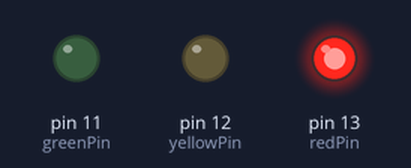
Recording of a sketch running on a simulated Arduino Uno, built with avr-gcc and run on an emulated ATmega328P. Parts: output pins drawn as LEDs (lit = HIGH).

Above: at 2.5 s.
At 7.0 s:
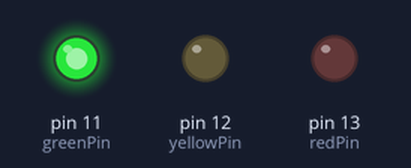
At 9.5 s:
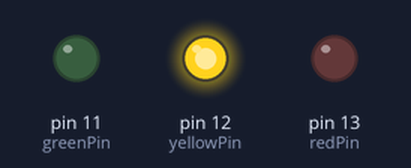
Timing chart, 0 to 13.0 s (numbered marks = the images above):
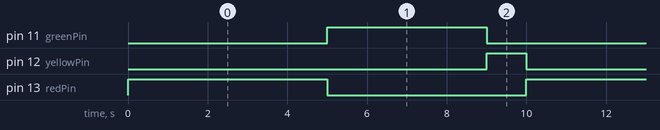

Measured:
- by itself, pin 11 (greenPin): alternates HIGH for 4.0 s and LOW for 6.0 s
- by itself, pin 12 (yellowPin): alternates HIGH for 1.0 s and LOW for 9.0 s
- by itself, pin 13 (redPin): alternates HIGH for 5.0 s and LOW for 5.0 s

The sketch:

traffic-light-controller.ino
```cpp
// Définition des broches de l'Arduino
const int redPin = 13;
const int yellowPin = 12;
const int greenPin = 11;

// Contrôle l'état des trois LEDs pendant une durée donnée
void showColor(int red,int yellow, int green, int time){
  digitalWrite(redPin, red);
  digitalWrite(yellowPin, yellow);
  digitalWrite(greenPin, green);
  delay(time);
}

void setup() {
  // Configuration des broches en sorties numériques
  pinMode(redPin, OUTPUT);
  pinMode(yellowPin, OUTPUT);
  pinMode(greenPin, OUTPUT);
}

void loop() {
  // Allume le feu rouge pendant 5 secondes
  showColor(HIGH,LOW,LOW,5000);
   // Allume le feu vert pendant 4 secondes
  showColor(LOW,LOW,HIGH,4000);
  // Allume le feu jaune pendant 1 seconde
  showColor(LOW,HIGH,LOW,1000);
}
```
